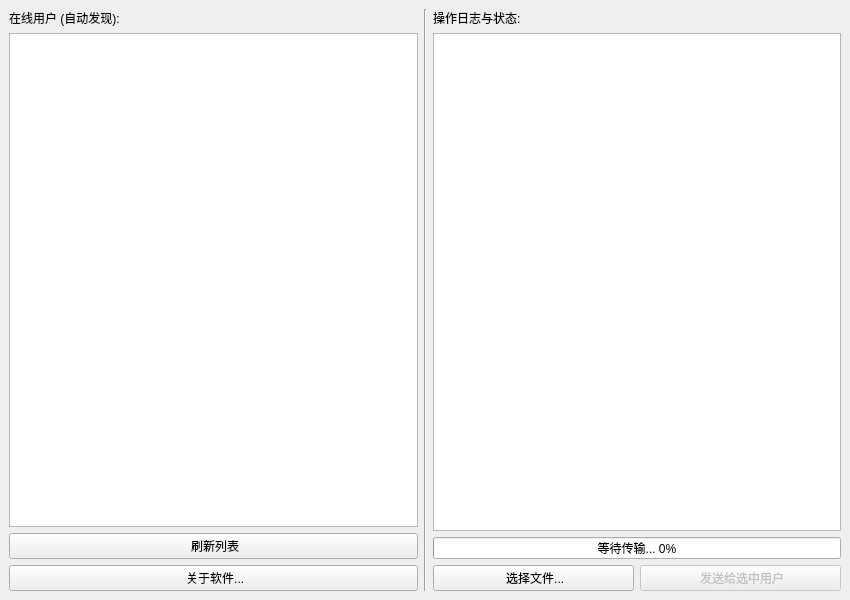
<?xml version="1.0" encoding="UTF-8"?>
<ui version="4.0">
 <class>MainWindow</class>
 <widget class="QMainWindow" name="MainWindow">
  <property name="geometry">
   <rect>
    <x>0</x>
    <y>0</y>
    <width>850</width>
    <height>600</height>
   </rect>
  </property>
  <property name="windowTitle">
   <string>局域网文件快传系统 (Qt 2025)</string>
  </property>
  <widget class="QWidget" name="centralwidget">
   <layout class="QHBoxLayout" name="horizontalLayout">
    <item>
     <layout class="QVBoxLayout" name="layoutLeft">
      <item>
       <widget class="QLabel" name="labelPeer">
        <property name="text">
         <string>在线用户 (自动发现):</string>
        </property>
       </widget>
      </item>
      <item>
       <widget class="QListView" name="listViewPeers">
        <property name="editTriggers">
         <set>QAbstractItemView::NoEditTriggers</set>
        </property>
       </widget>
      </item>
      <item>
       <widget class="QPushButton" name="btnRefresh">
        <property name="text">
         <string> 刷新列表</string>
        </property>
       </widget>
      </item>
      <item>
       <widget class="QPushButton" name="btnAbout">
        <property name="text">
         <string> 关于软件...</string>
        </property>
       </widget>
      </item>
     </layout>
    </item>
    <item>
     <widget class="Line" name="line">
      <property name="orientation">
       <enum>Qt::Vertical</enum>
      </property>
     </widget>
    </item>
    <item>
     <layout class="QVBoxLayout" name="layoutRight">
      <item>
       <widget class="QLabel" name="labelLog">
        <property name="text">
         <string>操作日志与状态:</string>
        </property>
       </widget>
      </item>
      <item>
       <widget class="QTextEdit" name="textEditLog">
        <property name="readOnly">
         <bool>true</bool>
        </property>
       </widget>
      </item>
      <item>
       <widget class="QProgressBar" name="progressBar">
        <property name="value">
         <number>0</number>
        </property>
        <property name="format">
         <string>等待传输... %p%</string>
        </property>
       </widget>
      </item>
      <item>
       <layout class="QHBoxLayout" name="layoutBtns">
        <item>
         <widget class="QPushButton" name="btnSelectFile">
          <property name="text">
           <string> 选择文件...</string>
          </property>
         </widget>
        </item>
        <item>
         <widget class="QPushButton" name="btnSend">
          <property name="text">
           <string> 发送给选中用户</string>
          </property>
          <property name="enabled">
           <bool>false</bool>
          </property>
         </widget>
        </item>
       </layout>
      </item>
     </layout>
    </item>
   </layout>
  </widget>
 </widget>
 <resources/>
 <connections/>
</ui>
